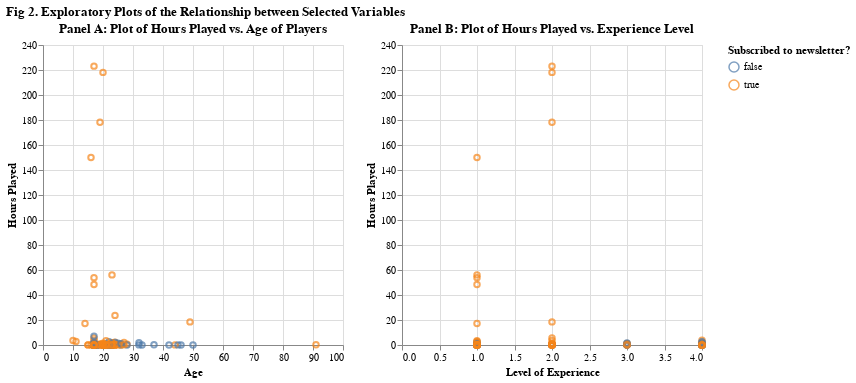

Notebook code for this chart:
### Markdown cell above
Figure 2. Scatterplots are used to explore the relationship between hours played and predictors `age` and `experience`. different variables once again.
Legend: Orange = subscribed to the newsletter, Blue = not subscribed to the newsletter

* `Panel A` shows the relationship between the `Hours Played` vs. `Age` of players.
* `Panel B` shows the relationship between the the `Hours Played` vs. `Experience Level` (`experience_value`) of the players.

### Code cell
age_v_time = alt.Chart(players_train).mark_point().encode(
    y = alt.Y('played_hours').title('Hours Played'),
    x = alt.X('age').title('Age'),
    color = alt.Color('subscribe').title('Subscribed to newsletter?')
).properties(
    title=['Panel A: Plot of Hours Played vs. Age of Players']
)

exp_v_time = alt.Chart(players_train).mark_point().encode(
    y = alt.Y('played_hours').title('Hours Played'),
    x = alt.X('experience_value').title('Level of Experience'),
    color = alt.Color('subscribe').title('Subscribed to newsletter?')
).properties(
    title=['Panel B: Plot of Hours Played vs. Experience Level']
)

alt.hconcat(age_v_time, exp_v_time).properties(title=['Fig 2. Exploratory Plots of the Relationship between Selected Variables'])

### Figure 1 — Vega-Lite specification as saved in the notebook (floating-point values rounded to 4 significant figures; data arrays with more than 128 entries replaced by an {"elided": "..."} marker saying what was removed)
{"config": {"view": {"continuousWidth": 300, "continuousHeight": 300}}, "hconcat": [{"mark": {"type": "point"}, "encoding": {"color": {"field": "subscribe", "title": "Subscribed to newsletter?", "type": "nominal"}, "x": {"field": "age", "title": "Age", "type": "quantitative"}, "y": {"field": "played_hours", "title": "Hours Played", "type": "quantitative"}}, "title": ["Panel A: Plot of Hours Played vs. Age of Players"]}, {"mark": {"type": "point"}, "encoding": {"color": {"field": "subscribe", "title": "Subscribed to newsletter?", "type": "nominal"}, "x": {"field": "experience_value", "title": "Level of Experience", "type": "quantitative"}, "y": {"field": "played_hours", "title": "Hours Played", "type": "quantitative"}}, "title": ["Panel B: Plot of Hours Played vs. Experience Level"]}], "data": {"name": "data-dfb2f4962b6403265dadc48c947823e6"}, "title": ["Fig 2. Exploratory Plots of the Relationship between Selected Variables"], "$schema": "https://vega.github.io/schema/vega-lite/v5.20.1.json", "datasets": {"data-dfb2f4962b6403265dadc48c947823e6": {"elided": "156 records"}}}
